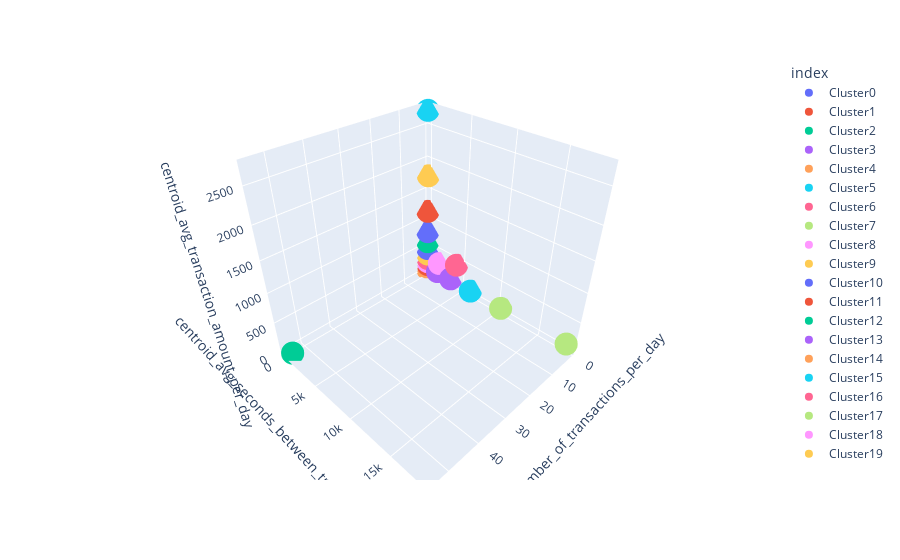

Notebook code cell kept with this figure:
### Markdown cell above
Grafiquemos ahora los centroides y algunas muestras de los clusters para ver que tal quedaron.

**SI ESTAS GRAFICAS NO SE VEN ES PORQUE ES NECESARIO EJECUTAR EL NOTEBOOK EN LOCAL. SON GRAFICAS QUE PERMITEN INTERACCIÓN.**

### Code cell
# Almaceno los centroides en un dataframe para mostrarlos.
df_centroids = pd.DataFrame(centroids_per_cluster)
df_centroids = df_centroids.T

fig = px.scatter_3d(df_centroids, x='centroid_avg_number_of_transactions_per_day', y='centroid_avg_seconds_between_transactions_per_day', z='centroid_avg_transaction_amount_per_day',color=df_centroids.index)
fig.show()

### Figure 1 — Plotly figure (JSON) as saved in the notebook; plotly's stock layout.template omitted (floating-point values rounded to 4 significant figures)
{"data": [{"hovertemplate": "index=Cluster0<br>centroid_avg_number_of_transactions_per_day=%{x}<br>centroid_avg_seconds_between_transactions_per_day=%{y}<br>centroid_avg_transaction_amount_per_day=%{z}<extra></extra>", "legendgroup": "Cluster0", "marker": {"color": "#636efa", "symbol": "circle"}, "mode": "markers", "name": "Cluster0", "scene": "scene", "showlegend": true, "type": "scatter3d", "x": [1.302], "y": [82.28], "z": [778.6]}, {"hovertemplate": "index=Cluster1<br>centroid_avg_number_of_transactions_per_day=%{x}<br>centroid_avg_seconds_between_transactions_per_day=%{y}<br>centroid_avg_transaction_amount_per_day=%{z}<extra></extra>", "legendgroup": "Cluster1", "marker": {"color": "#EF553B", "symbol": "circle"}, "mode": "markers", "name": "Cluster1", "scene": "scene", "showlegend": true, "type": "scatter3d", "x": [1.024], "y": [18.43], "z": [124.4]}, {"hovertemplate": "index=Cluster2<br>centroid_avg_number_of_transactions_per_day=%{x}<br>centroid_avg_seconds_between_transactions_per_day=%{y}<br>centroid_avg_transaction_amount_per_day=%{z}<extra></extra>", "legendgroup": "Cluster2", "marker": {"color": "#00cc96", "symbol": "circle"}, "mode": "markers", "name": "Cluster2", "scene": "scene", "showlegend": true, "type": "scatter3d", "x": [1.235], "y": [50.1], "z": [585.7]}, {"hovertemplate": "index=Cluster3<br>centroid_avg_number_of_transactions_per_day=%{x}<br>centroid_avg_seconds_between_transactions_per_day=%{y}<br>centroid_avg_transaction_amount_per_day=%{z}<extra></extra>", "legendgroup": "Cluster3", "marker": {"color": "#ab63fa", "symbol": "circle"}, "mode": "markers", "name": "Cluster3", "scene": "scene", "showlegend": true, "type": "scatter3d", "x": [1.265], "y": [3631.0], "z": [109.7]}, {"hovertemplate": "index=Cluster4<br>centroid_avg_number_of_transactions_per_day=%{x}<br>centroid_avg_seconds_between_transactions_per_day=%{y}<br>centroid_avg_transaction_amount_per_day=%{z}<extra></extra>", "legendgroup": "Cluster4", "marker": {"color": "#FFA15A", "symbol": "circle"}, "mode": "markers", "name": "Cluster4", "scene": "scene", "showlegend": true, "type": "scatter3d", "x": [1.04], "y": [9.118], "z": [28.79]}, {"hovertemplate": "index=Cluster5<br>centroid_avg_number_of_transactions_per_day=%{x}<br>centroid_avg_seconds_between_transactions_per_day=%{y}<br>centroid_avg_transaction_amount_per_day=%{z}<extra></extra>", "legendgroup": "Cluster5", "marker": {"color": "#19d3f3", "symbol": "circle"}, "mode": "markers", "name": "Cluster5", "scene": "scene", "showlegend": true, "type": "scatter3d", "x": [1.009], "y": [6.568], "z": [2722.0]}, {"hovertemplate": "index=Cluster6<br>centroid_avg_number_of_transactions_per_day=%{x}<br>centroid_avg_seconds_between_transactions_per_day=%{y}<br>centroid_avg_transaction_amount_per_day=%{z}<extra></extra>", "legendgroup": "Cluster6", "marker": {"color": "#FF6692", "symbol": "circle"}, "mode": "markers", "name": "Cluster6", "scene": "scene", "showlegend": true, "type": "scatter3d", "x": [1.043], "y": [28.42], "z": [248.8]}, {"hovertemplate": "index=Cluster7<br>centroid_avg_number_of_transactions_per_day=%{x}<br>centroid_avg_seconds_between_transactions_per_day=%{y}<br>centroid_avg_transaction_amount_per_day=%{z}<extra></extra>", "legendgroup": "Cluster7", "marker": {"color": "#B6E880", "symbol": "circle"}, "mode": "markers", "name": "Cluster7", "scene": "scene", "showlegend": true, "type": "scatter3d", "x": [1.898], "y": [10750.0], "z": [122.8]}, {"hovertemplate": "index=Cluster8<br>centroid_avg_number_of_transactions_per_day=%{x}<br>centroid_avg_seconds_between_transactions_per_day=%{y}<br>centroid_avg_transaction_amount_per_day=%{z}<extra></extra>", "legendgroup": "Cluster8", "marker": {"color": "#FF97FF", "symbol": "circle"}, "mode": "markers", "name": "Cluster8", "scene": "scene", "showlegend": true, "type": "scatter3d", "x": [1.155], "y": [1850.0], "z": [281.9]}, {"hovertemplate": "index=Cluster9<br>centroid_avg_number_of_transactions_per_day=%{x}<br>centroid_avg_seconds_between_transactions_per_day=%{y}<br>centroid_avg_transaction_amount_per_day=%{z}<extra></extra>", "legendgroup": "Cluster9", "marker": {"color": "#FECB52", "symbol": "circle"}, "mode": "markers", "name": "Cluster9", "scene": "scene", "showlegend": true, "type": "scatter3d", "x": [1.089], "y": [94.3], "z": [1746.0]}, {"hovertemplate": "index=Cluster10<br>centroid_avg_number_of_transactions_per_day=%{x}<br>centroid_avg_seconds_between_transactions_per_day=%{y}<br>centroid_avg_transaction_amount_per_day=%{z}<extra></extra>", "legendgroup": "Cluster10", "marker": {"color": "#636efa", "symbol": "circle"}, "mode": "markers", "name": "Cluster10", "scene": "scene", "showlegend": true, "type": "scatter3d", "x": [1.209], "y": [54.92], "z": [451.5]}, {"hovertemplate": "index=Cluster11<br>centroid_avg_number_of_transactions_per_day=%{x}<br>centroid_avg_seconds_between_transactions_per_day=%{y}<br>centroid_avg_transaction_amount_per_day=%{z}<extra></extra>", "legendgroup": "Cluster11", "marker": {"color": "#EF553B", "symbol": "circle"}, "mode": "markers", "name": "Cluster11", "scene": "scene", "showlegend": true, "type": "scatter3d", "x": [1.251], "y": [84.42], "z": [1147.0]}, {"hovertemplate": "index=Cluster12<br>centroid_avg_number_of_transactions_per_day=%{x}<br>centroid_avg_seconds_between_transactions_per_day=%{y}<br>centroid_avg_transaction_amount_per_day=%{z}<extra></extra>", "legendgroup": "Cluster12", "marker": {"color": "#00cc96", "symbol": "circle"}, "mode": "markers", "name": "Cluster12", "scene": "scene", "showlegend": true, "type": "scatter3d", "x": [54.8], "y": [550.5], "z": [7.411]}, {"hovertemplate": "index=Cluster13<br>centroid_avg_number_of_transactions_per_day=%{x}<br>centroid_avg_seconds_between_transactions_per_day=%{y}<br>centroid_avg_transaction_amount_per_day=%{z}<extra></extra>", "legendgroup": "Cluster13", "marker": {"color": "#ab63fa", "symbol": "circle"}, "mode": "markers", "name": "Cluster13", "scene": "scene", "showlegend": true, "type": "scatter3d", "x": [1.188], "y": [1599.0], "z": [102.1]}, {"hovertemplate": "index=Cluster14<br>centroid_avg_number_of_transactions_per_day=%{x}<br>centroid_avg_seconds_between_transactions_per_day=%{y}<br>centroid_avg_transaction_amount_per_day=%{z}<extra></extra>", "legendgroup": "Cluster14", "marker": {"color": "#FFA15A", "symbol": "circle"}, "mode": "markers", "name": "Cluster14", "scene": "scene", "showlegend": true, "type": "scatter3d", "x": [1.022], "y": [13.6], "z": [71.32]}, {"hovertemplate": "index=Cluster15<br>centroid_avg_number_of_transactions_per_day=%{x}<br>centroid_avg_seconds_between_transactions_per_day=%{y}<br>centroid_avg_transaction_amount_per_day=%{z}<extra></extra>", "legendgroup": "Cluster15", "marker": {"color": "#19d3f3", "symbol": "circle"}, "mode": "markers", "name": "Cluster15", "scene": "scene", "showlegend": true, "type": "scatter3d", "x": [1.594], "y": [6597.0], "z": [106.4]}, {"hovertemplate": "index=Cluster16<br>centroid_avg_number_of_transactions_per_day=%{x}<br>centroid_avg_seconds_between_transactions_per_day=%{y}<br>centroid_avg_transaction_amount_per_day=%{z}<extra></extra>", "legendgroup": "Cluster16", "marker": {"color": "#FF6692", "symbol": "circle"}, "mode": "markers", "name": "Cluster16", "scene": "scene", "showlegend": true, "type": "scatter3d", "x": [1.54], "y": [4487.0], "z": [447.1]}, {"hovertemplate": "index=Cluster17<br>centroid_avg_number_of_transactions_per_day=%{x}<br>centroid_avg_seconds_between_transactions_per_day=%{y}<br>centroid_avg_transaction_amount_per_day=%{z}<extra></extra>", "legendgroup": "Cluster17", "marker": {"color": "#B6E880", "symbol": "circle"}, "mode": "markers", "name": "Cluster17", "scene": "scene", "showlegend": true, "type": "scatter3d", "x": [1.959], "y": [18420.0], "z": [156.1]}, {"hovertemplate": "index=Cluster18<br>centroid_avg_number_of_transactions_per_day=%{x}<br>centroid_avg_seconds_between_transactions_per_day=%{y}<br>centroid_avg_transaction_amount_per_day=%{z}<extra></extra>", "legendgroup": "Cluster18", "marker": {"color": "#FF97FF", "symbol": "circle"}, "mode": "markers", "name": "Cluster18", "scene": "scene", "showlegend": true, "type": "scatter3d", "x": [1.031], "y": [34.31], "z": [184.6]}, {"hovertemplate": "index=Cluster19<br>centroid_avg_number_of_transactions_per_day=%{x}<br>centroid_avg_seconds_between_transactions_per_day=%{y}<br>centroid_avg_transaction_amount_per_day=%{z}<extra></extra>", "legendgroup": "Cluster19", "marker": {"color": "#FECB52", "symbol": "circle"}, "mode": "markers", "name": "Cluster19", "scene": "scene", "showlegend": true, "type": "scatter3d", "x": [1.101], "y": [29.59], "z": [340.4]}], "layout": {"legend": {"title": {"text": "index"}, "tracegroupgap": 0}, "margin": {"t": 60}, "scene": {"domain": {"x": [0, 1], "y": [0, 1]}, "xaxis": {"title": {"text": "centroid_avg_number_of_transactions_per_day"}}, "yaxis": {"title": {"text": "centroid_avg_seconds_between_transactions_per_day"}}, "zaxis": {"title": {"text": "centroid_avg_transaction_amount_per_day"}}}}}
